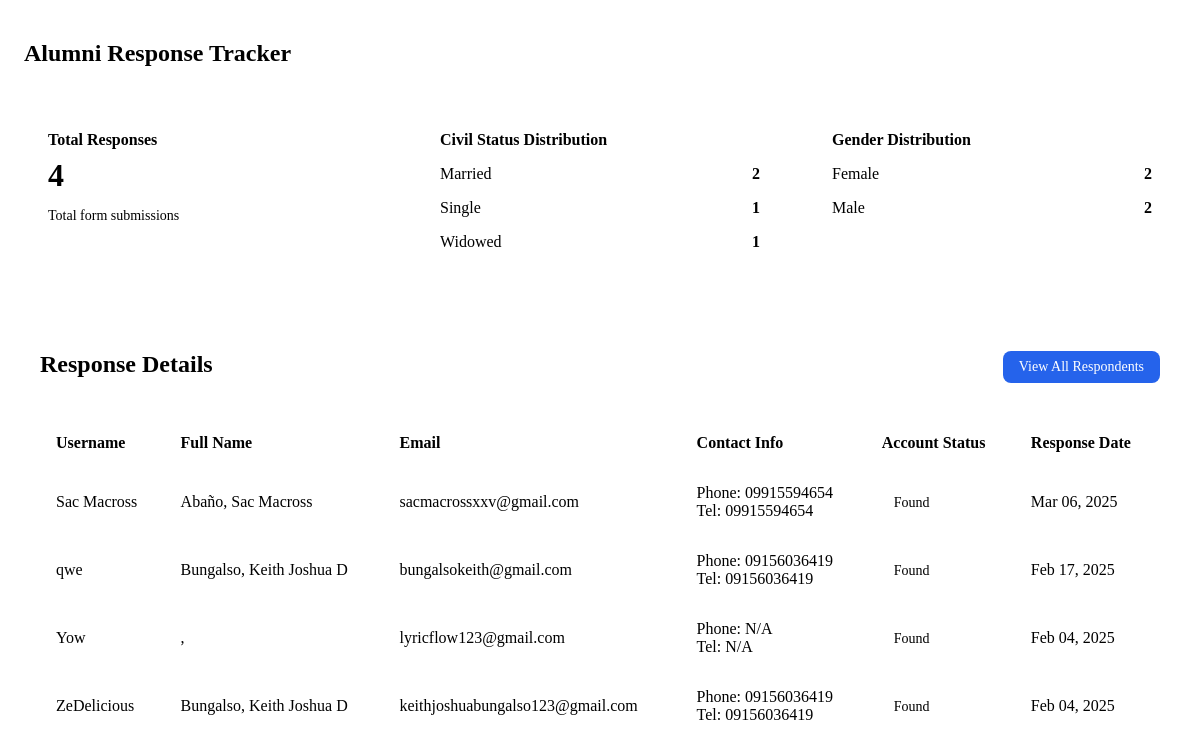
Screenshot of /admin/alumni-tracer/alumni-tracker.php with the database file from the repository.
### tables this page shows
CREATE TABLE `personal_info` (
  `id` int(11) NOT NULL,
  `user_id` int(11) NOT NULL,
  `civil_status` varchar(20) DEFAULT NULL,
  `sex` varchar(10) DEFAULT NULL,
  `birthday` date DEFAULT NULL,
  `course` varchar(100) DEFAULT NULL,
  `campus` varchar(100) DEFAULT NULL,
  `residence` varchar(100) DEFAULT NULL,
  `created_at` timestamp NOT NULL DEFAULT current_timestamp()
);

CREATE TABLE `users` (
  `id` int(11) NOT NULL,
  `username` varchar(50) NOT NULL,
  `email` varchar(100) NOT NULL,
  `password` varchar(255) NOT NULL,
  `created_at` timestamp NOT NULL DEFAULT current_timestamp(),
  `first_login` tinyint(1) DEFAULT 1,
  `session_token` varchar(255) DEFAULT NULL,
  `two_factor_auth` tinyint(1) DEFAULT 0
);

CREATE TABLE `user` (
  `id` int(11) NOT NULL,
  `user_id` int(11) NOT NULL,
  `alumni_id_card_no` varchar(50) DEFAULT NULL,
  `first_name` varchar(100) DEFAULT NULL,
  `last_name` varchar(100) DEFAULT NULL,
  `middle_name` varchar(100) DEFAULT NULL,
  `position` varchar(100) DEFAULT NULL,
  `address` text DEFAULT NULL,
  `telephone` varchar(20) DEFAULT NULL,
  `phone_number` varchar(20) DEFAULT NULL,
  `second_address` text DEFAULT NULL,
  `accompanying_persons` text DEFAULT NULL,
  `user_status` varchar(50) DEFAULT NULL,
  `verified` tinyint(1) DEFAULT 0
);

### admin/alumni-tracer/alumni-tracker.php (the view, shortened to what this page needs)
<?php
require_once 'main_db.php';
$totalQuery = "SELECT COUNT(*) as total FROM personal_info";
$totalResult = $mysqli->query($totalQuery);
$totalRow = $totalResult->fetch_assoc();
$totalResponses = $totalRow['total'];
$civilStatusQuery = "SELECT
    COALESCE(civil_status, 'Not Specified') as civil_status,
    COUNT(*) as count
FROM personal_info
GROUP BY civil_status";
$civilStatusResult = $mysqli->query($civilStatusQuery);
$civilStatusData = [];
while($row = $civilStatusResult->fetch_assoc()) {
    $civilStatusData[] = $row;
}
$sexQuery = "SELECT
    COALESCE(sex, 'Not Specified') as sex,
    COUNT(*) as count
FROM personal_info
GROUP BY sex";
$sexResult = $mysqli->query($sexQuery);
$sexData = [];
while($row = $sexResult->fetch_assoc()) {
    $sexData[] = $row;
}
$userQuery = "SELECT
    pi.*,
    u.first_name,
    u.last_name,
    u.middle_name,
    u.position,
    u.address as user_address,
    u.telephone as user_telephone,
    u.phone_number,
    u.second_address,
    u.user_status,
    u.verified,
    us.email,
    us.username,
    us.created_at as account_created,
    'Yes' as has_responded,
    pi.created_at as response_date,
    CASE
        WHEN us.id IS NULL THEN 'No matching account'
        ELSE 'Found'
    END as user_record_status
FROM personal_info pi
LEFT JOIN users us ON pi.user_id = us.id
LEFT JOIN user u ON us.id = u.user_id
ORDER BY pi.created_at DESC";
$userResult = $mysqli->query($userQuery);
$userDetails = [];
while($row = $userResult->fetch_assoc()) {
    $userDetails[] = $row;
}
?>
<!DOCTYPE html>
<html lang="en">
<head>
</head>
<body>
    <div class="container">
        <h1 class="section-title">Alumni Response Tracker</h1>
        <div class="stats-grid">
            <div class="stats-card">
                <h3>Total Responses</h3>
                <div class="stats-number"><?php echo $totalResponses; ?></div>
                <p class="stats-label">Total form submissions</p>
            </div>
            <div class="stats-card">
                <h3>Civil Status Distribution</h3>
                <ul class="distribution-list">
                    <?php foreach($civilStatusData as $status): ?>
                    <li>
                        <span><?php echo ucfirst($status['civil_status']); ?></span>
                        <span><?php echo $status['count']; ?></span>
                    </li>
                    <?php endforeach; ?>
                </ul>
            </div>
            <div class="stats-card">
                <h3>Gender Distribution</h3>
                <ul class="distribution-list">
                    <?php foreach($sexData as $gender): ?>
                    <li>
                        <span><?php echo ucfirst($gender['sex']); ?></span>
                        <span><?php echo $gender['count']; ?></span>
                    </li>
                    <?php endforeach; ?>
                </ul>
            </div>
        </div>
        <div class="table-container">
        <div class="section-header">
            <h2 class="section-title">Response Details</h2>
            <a href="?section=all-response" class="view-all-btn">View All Respondents</a>
        </div>
            <table class="responses-table">
                <thead>
                    <tr>
                        <th>Username</th>
                        <th>Full Name</th>
                        <th>Email</th>
                        <th>Contact Info</th>
                        <th>Account Status</th>
                        <th>Response Date</th>
                    </tr>
                </thead>
                <tbody>
                    <?php if(empty($userDetails)): ?>
                    <tr>
                        <td colspan="9" style="text-align: center;">No responses found</td>
                    </tr>
                    <?php else: ?>
                        <?php foreach($userDetails as $user): ?>
                        <tr>
                            <td>
                                <?php
                                    if ($user['user_record_status'] === 'No matching account') {
                                        echo '<span class="no-match">No account (ID: ' . htmlspecialchars($user['user_id']) . ')</span>';
                                    } else {
                                        echo htmlspecialchars($user['username'] ?? 'N/A');
                                    }
                                ?>
                            </td>
                            <td>
                                <?php
                                    $firstName = $user['first_name'] ?? '';
                                    $middleName = $user['middle_name'] ?? '';
                                    $lastName = $user['last_name'] ?? '';
                                    $fullName = trim("$lastName, $firstName $middleName");
                                    echo htmlspecialchars($fullName ?: 'N/A');
                                ?>
                            </td>
                            <td><?php echo htmlspecialchars($user['email'] ?? 'N/A'); ?></td>
                            <td>
                                Phone: <?php echo htmlspecialchars($user['phone_number'] ?? 'N/A'); ?><br>
                                Tel: <?php echo htmlspecialchars($user['user_telephone'] ?? 'N/A'); ?>
                            </td>
                            <td>
                                <span class="badge <?php echo $user['user_record_status'] === 'Found' ? 'badge-success' : 'badge-warning'; ?>">
                                    <?php echo htmlspecialchars($user['user_record_status']); ?>
                                </span>
                            </td>
                            <td><?php echo $user['response_date'] ? date('M d, Y', strtotime($user['response_date'])) : 'N/A'; ?></td>
                        </tr>
                        <?php endforeach; ?>
                    <?php endif; ?>
                </tbody>
            </table>
        </div>
    </div>
</body>
</html>

### admin/alumni-tracer/alumni-tracker.php (style rules this page uses)
.container { max-width: 1200px; margin: 0 auto; padding: 1rem; }
.section-title { font-size: 1.5rem; font-weight: 600; margin-bottom: 1.5rem; color: var(--text-primary); }
.stats-grid { display: grid; grid-template-columns: repeat(auto-fit, minmax(250px, 1fr)); gap: 1.5rem; margin-bottom: 2rem; }
.stats-card { background: var(--bg-primary); border: 1px solid var(--border-color); border-radius: var(--radius-lg); padding: 1.5rem; box-shadow: var(--shadow-sm); transition: var(--transition); }
.stats-card h3 { font-size: 1rem; font-weight: 600; color: var(--text-secondary); margin-bottom: 0.5rem; }
.stats-number { font-size: 2rem; font-weight: 700; color: var(--primary-color); margin-bottom: 0.5rem; }
.stats-label { font-size: 0.875rem; color: var(--text-secondary); }
.distribution-list { list-style: none; padding: 0; margin: 0; }
.distribution-list li { display: flex; justify-content: space-between; align-items: center; padding: 0.5rem 0; border-bottom: 1px solid var(--border-color); }
.distribution-list li:last-child { border-bottom: none; }
.distribution-list span { color: var(--text-primary); }
.distribution-list span:last-child { font-weight: 600; color: var(--primary-color); }
.table-container { background: var(--bg-primary); border: 1px solid var(--border-color); border-radius: var(--radius-lg); padding: 1rem; overflow-x: auto; }
.responses-table { width: 100%; border-collapse: collapse; margin-top: 1rem; }
.responses-table th { background: var(--bg-secondary); padding: 1rem; text-align: left; font-weight: 600; color: var(--text-primary); cursor: pointer; transition: var(--transition); }
.responses-table td { padding: 1rem; border-top: 1px solid var(--border-color); color: var(--text-primary); }
.badge { padding: 0.25rem 0.75rem; border-radius: var(--radius-sm); font-size: 0.875rem; font-weight: 500; }
.badge-success { background: var(--primary-light); color: var(--primary-color); }
.section-header { display: flex; justify-content: space-between; align-items: center; margin-bottom: 1rem; }
.view-all-btn { display: inline-flex; align-items: center; padding: 0.5rem 1rem; background-color: var(--primary-color, #2563eb); color: white; text-decoration: none; border-radius: var(--radius-lg, 0.5rem); font-size: 0.875rem; font-weight: 500; transition: background-color 0.2s; }

### rows the page displays
personal_info: user.username "Sac Macross", user.last_name+first_name+middle_name "Abaño, Sac Macross", user.email "sacmacrossxxv@gmail.com", user.phone_number "09915594654", user.telephone "09915594654", user_record_status "Found", created_at "Mar 06, 2025"
personal_info: user.username "qwe", user.last_name+first_name+middle_name "Bungalso, Keith Joshua D", user.email "bungalsokeith@gmail.com", user.phone_number "09156036419", user.telephone "09156036419", user_record_status "Found", created_at "Feb 17, 2025"
personal_info: user.username "Yow", fullName ",", user.email "lyricflow123@gmail.com", phone_number "N/A", user_telephone "N/A", user_record_status "Found", created_at "Feb 04, 2025"
personal_info: user.username "ZeDelicious", user.last_name+first_name+middle_name "Bungalso, Keith Joshua D", user.email "keithjoshuabungalso123@gmail.com", user.phone_number "09156036419", user.telephone "09156036419", user_record_status "Found", created_at "Feb 04, 2025"

### other values shown
$totalResponses "4"
$status['civil_status'] "Married"
$status['count'] "2"
$status['civil_status'] "Single"
$status['count'] "1"
$status['civil_status'] "Widowed"
$gender['sex'] "Female"
$gender['count'] "2"
$gender['sex'] "Male"
